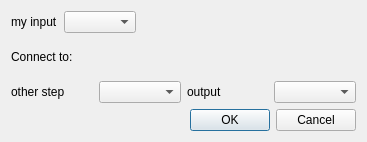
<?xml version="1.0" encoding="UTF-8"?>
<ui version="4.0">
 <class>Dialog</class>
 <widget class="QDialog" name="Dialog">
  <property name="geometry">
   <rect>
    <x>0</x>
    <y>0</y>
    <width>367</width>
    <height>142</height>
   </rect>
  </property>
  <property name="windowTitle">
   <string>Connect steps</string>
  </property>
  <layout class="QVBoxLayout" name="verticalLayout">
   <item>
    <layout class="QHBoxLayout" name="horizontalLayout">
     <item>
      <widget class="QLabel" name="label">
       <property name="text">
        <string>my input</string>
       </property>
      </widget>
     </item>
     <item>
      <widget class="QComboBox" name="cbMyInput"/>
     </item>
     <item>
      <spacer name="horizontalSpacer">
       <property name="orientation">
        <enum>Qt::Horizontal</enum>
       </property>
       <property name="sizeHint" stdset="0">
        <size>
         <width>40</width>
         <height>20</height>
        </size>
       </property>
      </spacer>
     </item>
    </layout>
   </item>
   <item>
    <widget class="QLabel" name="label_2">
     <property name="text">
      <string>Connect to:</string>
     </property>
    </widget>
   </item>
   <item>
    <layout class="QHBoxLayout" name="horizontalLayout_2">
     <item>
      <widget class="QLabel" name="label_3">
       <property name="text">
        <string>other step</string>
       </property>
      </widget>
     </item>
     <item>
      <widget class="QComboBox" name="cbOtherStep">
       <property name="sizePolicy">
        <sizepolicy hsizetype="Preferred" vsizetype="Fixed">
         <horstretch>0</horstretch>
         <verstretch>0</verstretch>
        </sizepolicy>
       </property>
      </widget>
     </item>
     <item>
      <widget class="QLabel" name="label_4">
       <property name="text">
        <string>output</string>
       </property>
      </widget>
     </item>
     <item>
      <widget class="QComboBox" name="cbOtherStepOutput">
       <property name="enabled">
        <bool>true</bool>
       </property>
      </widget>
     </item>
    </layout>
   </item>
   <item>
    <widget class="QDialogButtonBox" name="buttonBox">
     <property name="orientation">
      <enum>Qt::Horizontal</enum>
     </property>
     <property name="standardButtons">
      <set>QDialogButtonBox::Cancel|QDialogButtonBox::Ok</set>
     </property>
    </widget>
   </item>
  </layout>
 </widget>
 <resources/>
 <connections>
  <connection>
   <sender>buttonBox</sender>
   <signal>accepted()</signal>
   <receiver>Dialog</receiver>
   <slot>accept()</slot>
   <hints>
    <hint type="sourcelabel">
     <x>248</x>
     <y>254</y>
    </hint>
    <hint type="destinationlabel">
     <x>157</x>
     <y>274</y>
    </hint>
   </hints>
  </connection>
  <connection>
   <sender>buttonBox</sender>
   <signal>rejected()</signal>
   <receiver>Dialog</receiver>
   <slot>reject()</slot>
   <hints>
    <hint type="sourcelabel">
     <x>316</x>
     <y>260</y>
    </hint>
    <hint type="destinationlabel">
     <x>286</x>
     <y>274</y>
    </hint>
   </hints>
  </connection>
 </connections>
</ui>
